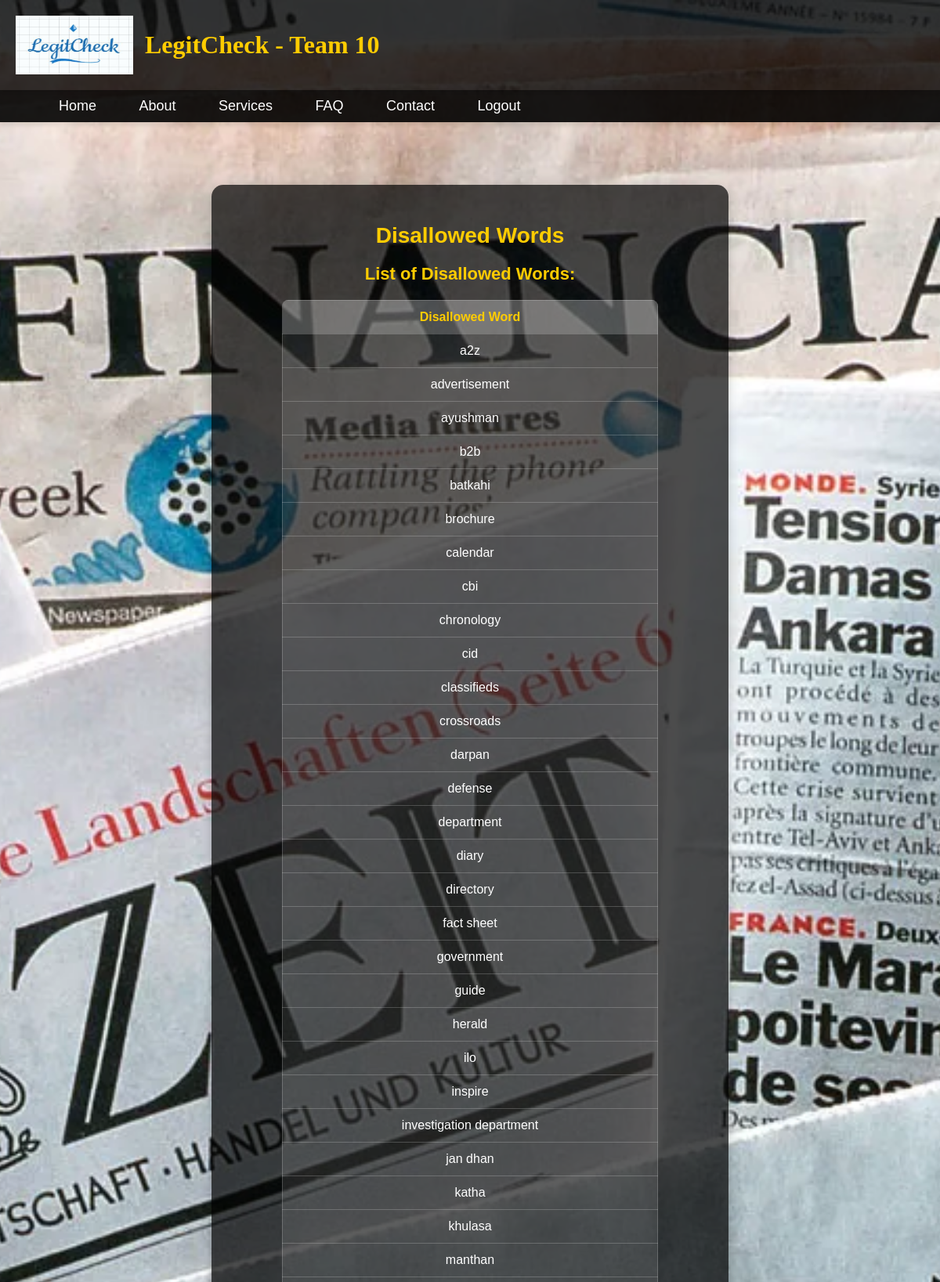
The page /disallowed_words (signed in, upper part) on the database its author committed.
### models.py (models this page shows)
class DisallowedWord(db.Model):
    id = db.Column(db.Integer, primary_key=True)
    word = db.Column(db.String(100), unique=True, nullable=False)

### app.py (the view)
@app.route('/disallowed_words')
def disallowed_words():
    if 'user_id' not in session:
        flash("Please log in first", "danger")
        return redirect(url_for('user_login'))
    disallowed_words_list = [word.word for word in DisallowedWord.query.order_by(DisallowedWord.word).all()]
    user_id = session['user_id']
    title = SubmittedTitle.query.filter_by(user_id=user_id)\
        .order_by(SubmittedTitle.timestamp.desc()).first()
    return render_template('disallowed_words.html', disallowed_words=disallowed_words_list, title=title)

### templates/disallowed_words.html (shortened to what this page needs)
<!DOCTYPE html>
<html lang="en">
<head>
</head>
<body>
    <div class="header">
        <img src="{{ url_for('static', filename='legitcheck.jpg') }}" alt="LegitCheck Logo" />
        <h1>LegitCheck - Team 10</h1>
    </div>
    <div class="nav">
        <a href="{{ url_for('title_verification') }}">Home</a>
        <a href="{{ url_for('about') }}">About</a>
        <a href="{{ url_for('services') }}">Services</a>
        <a href="{{ url_for('faq') }}">FAQ</a>
        <a href="{{ url_for('contact') }}">Contact</a>
        <a href="{{ url_for('user_login') }}">Logout</a>
    </div>
    <div class="container">
        <div class="content-box">
            <h1>Disallowed Words</h1>
            <h2>List of Disallowed Words:</h2>
            <table>
                <tr>
                    <th>Disallowed Word</th>
                </tr>
                {% if disallowed_words %}
                    {% for word in disallowed_words %}
                    <tr>
                        <td>{{ word }}</td>
                    </tr>
                    {% endfor %}
                {% else %}
                    <tr>
                        <td>No disallowed words found.</td>
                    </tr>
                {% endif %}
            </table>
            <br><br>
            <br><br>
        </div>
    </div>
</body>
</html>

### rows shown on the page
DisallowedWord: word "a2z"
DisallowedWord: word "advertisement"
DisallowedWord: word "ayushman"
DisallowedWord: word "b2b"
DisallowedWord: word "batkahi"
DisallowedWord: word "brochure"
DisallowedWord: word "calendar"
DisallowedWord: word "cbi"
DisallowedWord: word "chronology"
DisallowedWord: word "cid"
DisallowedWord: word "classifieds"
DisallowedWord: word "crossroads"
DisallowedWord: word "darpan"
DisallowedWord: word "defense"
DisallowedWord: word "department"
DisallowedWord: word "diary"
DisallowedWord: word "directory"
DisallowedWord: word "fact sheet"
DisallowedWord: word "government"
DisallowedWord: word "guide"
DisallowedWord: word "herald"
DisallowedWord: word "ilo"
DisallowedWord: word "inspire"
DisallowedWord: word "investigation department"
DisallowedWord: word "jan dhan"
DisallowedWord: word "katha"
DisallowedWord: word "khulasa"
DisallowedWord: word "manthan"
